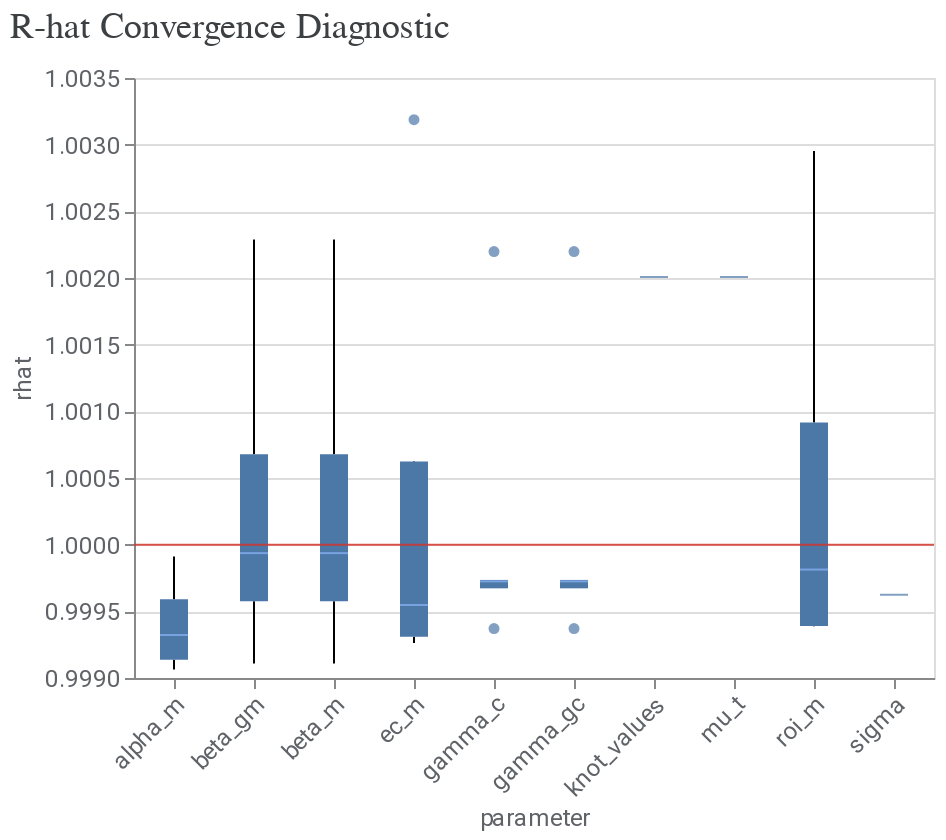

The notebook cell saved with this chart:
### Code cell
model_diagnostics = visualizer.ModelDiagnostics(mmm)
model_diagnostics.plot_rhat_boxplot()

### Figure 1 — Vega-Lite specification as saved in the notebook (floating-point values rounded to 4 significant figures; data arrays with more than 128 entries replaced by an {"elided": "..."} marker saying what was removed)
{"config": {"view": {"continuousWidth": 300, "continuousHeight": 300}, "axis": {"labelColor": "#5F6368", "labelFont": "Roboto", "labelFontSize": 12, "titleColor": "#5F6368", "titleFont": "Roboto", "titleFontSize": 12, "titleFontWeight": "normal"}}, "layer": [{"data": {"name": "data-e2fdbc866559db4157296ca07d421934"}, "mark": {"type": "boxplot", "median": {"color": "#8AB4F8"}, "outliers": {"filled": true}}, "encoding": {"x": {"axis": {"labelAngle": -45}, "field": "parameter", "type": "nominal"}, "y": {"field": "rhat", "scale": {"zero": false}, "type": "quantitative"}}}, {"data": {"name": "empty"}, "mark": {"type": "rule", "color": "#D93025", "opacity": 0.8}, "encoding": {"y": {"datum": 1}}}], "title": {"text": "R-hat Convergence Diagnostic", "anchor": "start", "color": "#3C4043", "font": "Google Sans Display", "fontSize": 18, "fontWeight": "normal", "offset": 10}, "width": 400, "$schema": "https://vega.github.io/schema/vega-lite/v5.20.1.json", "datasets": {"data-e2fdbc866559db4157296ca07d421934": {"elided": "159 records"}, "empty": [{}]}}
